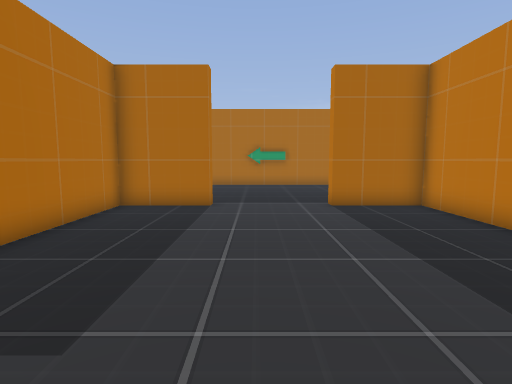
view 1 (above)

16 first-person views from a walk through a Godot game level. The camera is 1.5 m above the floor, tilts 6° down and sees 80° across. The floor is counted in squares, 1 m on a side. Each view is taken from the middle of a square. On the plan, view 1 faces up. The plan holds only what a view shows up to about 15 squares ahead; the rest is blank. The place goes on beyond the plan. Some surface patterns are stand-ins.

view 2
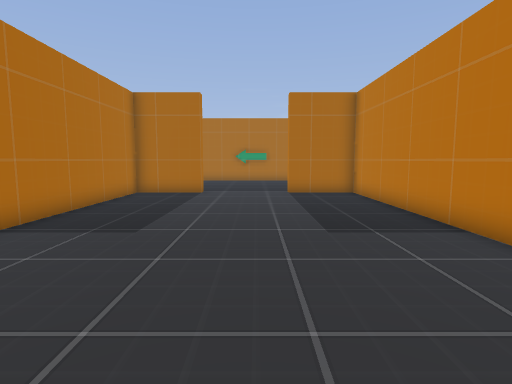

view 3
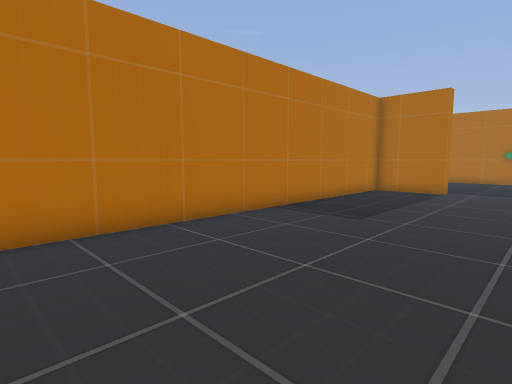

view 4
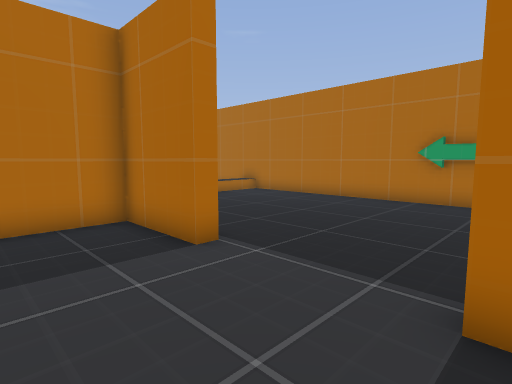

view 5
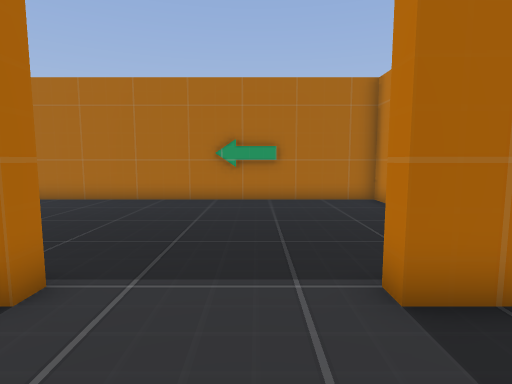

view 6
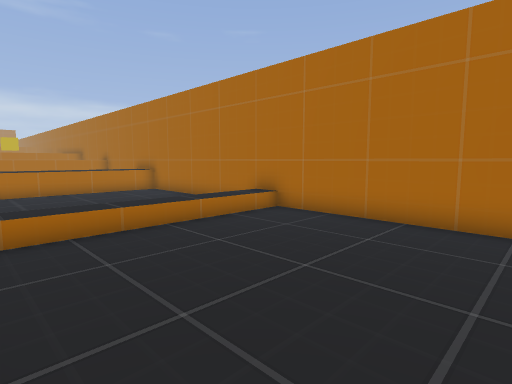

view 7
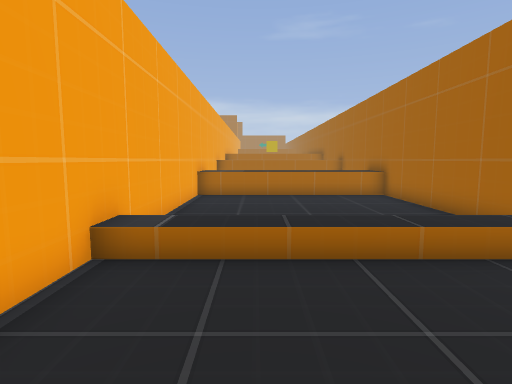

view 8
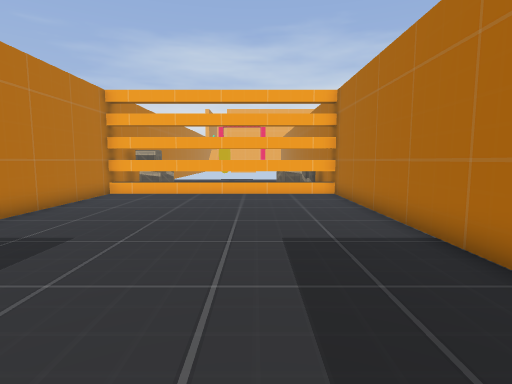

view 9
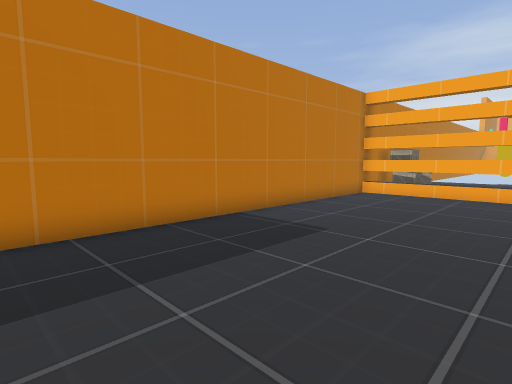

view 10
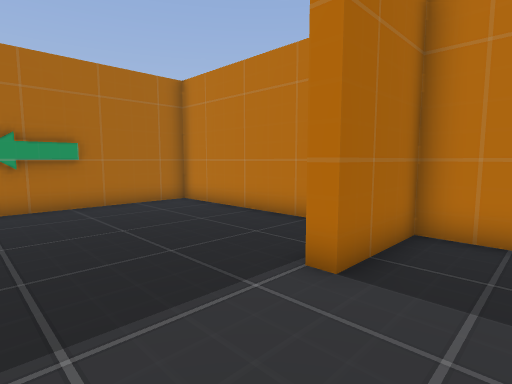

view 11
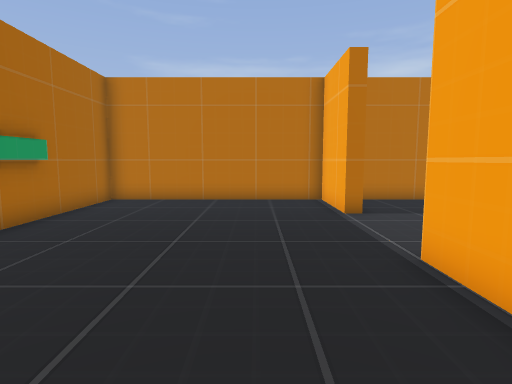

view 12
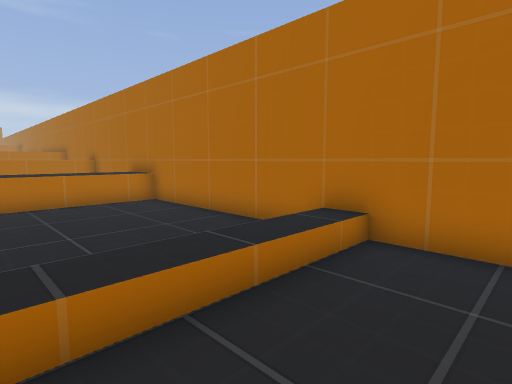

view 13
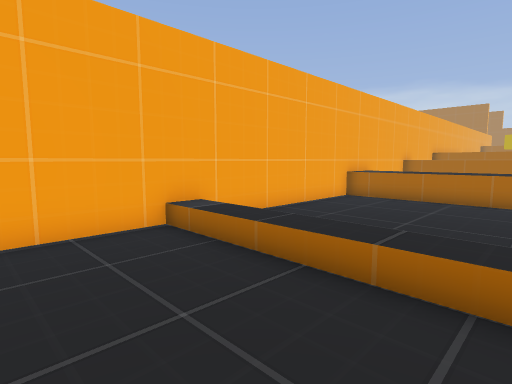

view 14
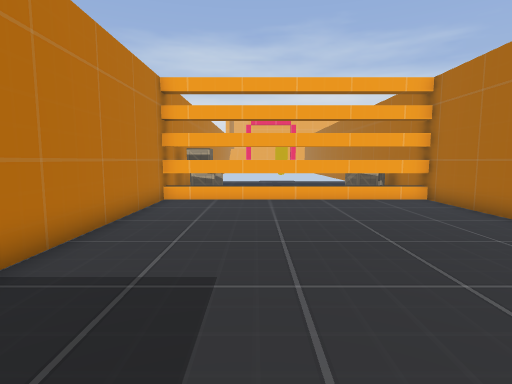

view 15
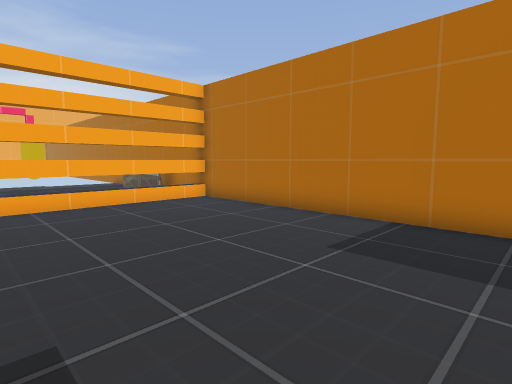

view 16
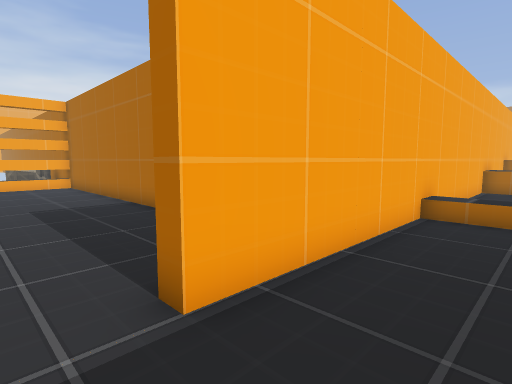

### Floor plan
Key: @ floor where view 1 was taken; # wall or solid block; . main floor; : floor 0.5 m higher than the main floor; ^ raised ledge; C crate; O other object.
Columns run from 19 left of view 1 to 6 right of it. Each row starts with its distance up from view 1.
 19 ##########################
 18 ^^^...... :..............#
 17 ^^^...... :..............#
 16 ^^^...... :..............#
 15 ^^^...... :..............#
 14 ^^^...... :..............#
 13 ^^^...... :..............#
 12 ^^^.....  :..............#
 11 ^^^.....  :..............#
 10 ##################....####
  9               #..........#
  8               #..........#
  7               #..........#
  6               #..........#
  5               #..........#
  4               #..........#
  3               #..........#
  2               #..........#
  1               #..........#
  0               #....@.....#
 -1               #..........#
 -2               #..........#
 -3               #..........#
 -4               #..........#
 -5               #..........#
 -6               ############
 -7               #.CC     CC#
 -8               #O C     CC#

Positions as (right, up) in squares from view 1, and headings:
1: (0, 0), facing up
2: (1, -4), facing up
3: (2, -5), facing up-left
4: (3, 7), facing up-left
5: (1, 7), facing up
6: (-2, 11), facing up-left
7: (-4, 13), facing left
8: (-1, 8), facing down
9: (-1, 8), facing down-right
10: (-1, 8), facing up-right
11: (-6, 13), facing right
12: (-6, 13), facing up-left
13: (-5, 17), facing down-left
14: (2, 6), facing down
15: (3, 5), facing down-left
16: (0, 13), facing down-left
